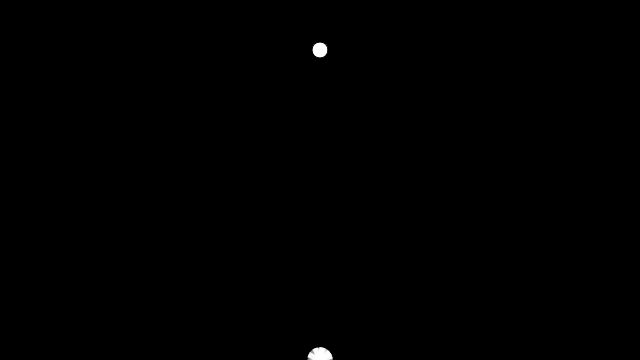
Frame 1 (no input)
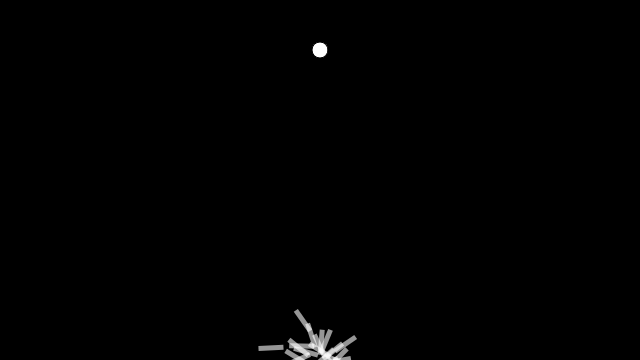
Frame 60 (no input)
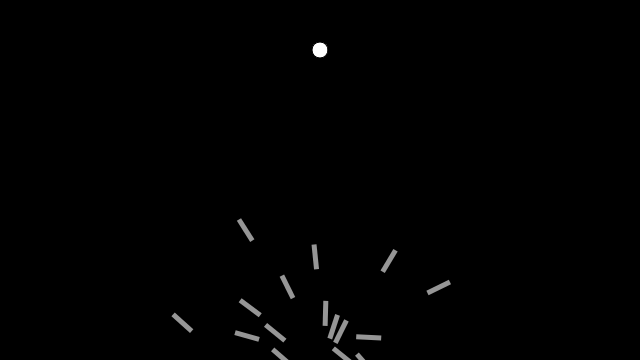
Frame 120 (the mouse pressed at the canvas centre since frame 60)

The p5.js sketch that drew these frames (run headless with seeded random() and noise() and a simulated clock; from frame 60 on, the mouse is pressed at the canvas centre):

// p5.js sketch
// ── sketch.js

var population;
var lifeSpan = 200;
var count = 0;
var lifeCountDisplay;
var target;

function setup(){
  createCanvas(640, 360);
  rocket = new Rocket();
  population = new Population();
  lifeCountDisplay = createP();
  target = createVector(width/2, 50);
}

function draw(){
  background(0);
  population.run();
  lifeCountDisplay.html(count);
  count++;

  if (count >= lifeSpan){
    population = new Population();
    count = 0;
  }
  ellipse(target.x, target.y, 16, 16);
}

//Population Class
function Population(){
  this.rockets = [];
  this.PopulationSize = 25;

  for(var i = 0; i < this.PopulationSize; i++){
    this.rockets[i] = new Rocket();//New object of the class below
  }

  this.evaluate = function(){
    for(var i = 0; i < this.PopulationSize; i++){
      this.rockets[i].calcFitness();
    }
  }

  this.run = function(){
    for(var i = 0; i < this.PopulationSize; i++){
      this.rockets[i].update();
      this.rockets[i].show();
    }
  }
}

//DNA Class
function DNA(){
  this.genes = [];
  for(var i = 0; i < lifeSpan; i++){
    this.genes[i] = p5.Vector.random2D();//This time genes itself is vector
    this.genes[i].setMag(0.1);
  }
}

//Rocket Class
function Rocket(){
  this.pos = createVector(width/2, height);
  //this.vel = createVector(0, -1);
  this.vel = createVector();
  this.acc = createVector();
  this.dna = new DNA();
  this.fitness = 0;

  this.applyForce = function(force){
    this.acc.add(force);
  }

  this.calcFitness = function(){
    var d = dist(this.pos.x, this.pos.y, this.target.x, this.target.y);
    this.fitness = 1/d;
  }

  this.update = function(){//Function in Class
    this.applyForce(this.dna.genes[count]);
    //this.count++; //Because count is global variable

    this.vel.add(this.acc);
    this.pos.add(this.vel);
    this.acc.mult(0);
  }

  this.show = function(){
    push();//pushMatrix !!!!
    noStroke();
    fill(255, 150);
    translate(this.pos.x, this.pos.y);
    rotate(this.vel.heading());//heading2D in Processing
    rectMode(CENTER);
    rect(0, 0, 25, 5);
    pop();//popMatrix !!!!!
  }
}
